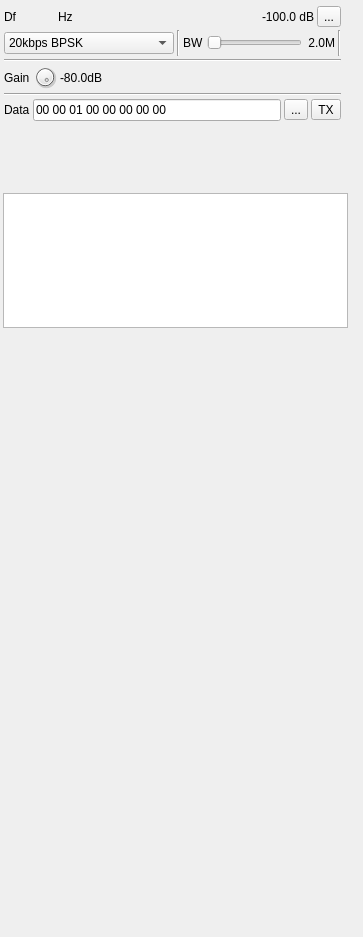
<?xml version="1.0" encoding="UTF-8"?>
<ui version="4.0">
 <class>IEEE_802_15_4_ModGUI</class>
 <widget class="RollupWidget" name="IEEE_802_15_4_ModGUI">
  <property name="geometry">
   <rect>
    <x>0</x>
    <y>0</y>
    <width>363</width>
    <height>937</height>
   </rect>
  </property>
  <property name="sizePolicy">
   <sizepolicy hsizetype="MinimumExpanding" vsizetype="Preferred">
    <horstretch>0</horstretch>
    <verstretch>0</verstretch>
   </sizepolicy>
  </property>
  <property name="minimumSize">
   <size>
    <width>0</width>
    <height>0</height>
   </size>
  </property>
  <property name="font">
   <font>
    <family>Liberation Sans</family>
    <pointsize>9</pointsize>
   </font>
  </property>
  <property name="focusPolicy">
   <enum>Qt::StrongFocus</enum>
  </property>
  <property name="windowTitle">
   <string>802.15.4 Modulator</string>
  </property>
  <widget class="QWidget" name="settingsContainer" native="true">
   <property name="enabled">
    <bool>true</bool>
   </property>
   <property name="geometry">
    <rect>
     <x>2</x>
     <y>2</y>
     <width>341</width>
     <height>121</height>
    </rect>
   </property>
   <property name="minimumSize">
    <size>
     <width>280</width>
     <height>0</height>
    </size>
   </property>
   <property name="windowTitle">
    <string>Settings</string>
   </property>
   <layout class="QVBoxLayout" name="verticalLayout">
    <property name="spacing">
     <number>3</number>
    </property>
    <property name="leftMargin">
     <number>2</number>
    </property>
    <property name="topMargin">
     <number>2</number>
    </property>
    <property name="rightMargin">
     <number>2</number>
    </property>
    <property name="bottomMargin">
     <number>2</number>
    </property>
    <item>
     <layout class="QHBoxLayout" name="deltaFreqPowLayout">
      <property name="topMargin">
       <number>2</number>
      </property>
      <item>
       <layout class="QHBoxLayout" name="deltaFrequencyLayout">
        <item>
         <widget class="QLabel" name="deltaFrequencyLabel">
          <property name="minimumSize">
           <size>
            <width>16</width>
            <height>0</height>
           </size>
          </property>
          <property name="text">
           <string>Df</string>
          </property>
         </widget>
        </item>
        <item>
         <widget class="ValueDialZ" name="deltaFrequency" native="true">
          <property name="sizePolicy">
           <sizepolicy hsizetype="Maximum" vsizetype="Maximum">
            <horstretch>0</horstretch>
            <verstretch>0</verstretch>
           </sizepolicy>
          </property>
          <property name="minimumSize">
           <size>
            <width>32</width>
            <height>16</height>
           </size>
          </property>
          <property name="font">
           <font>
            <family>Liberation Mono</family>
            <pointsize>12</pointsize>
           </font>
          </property>
          <property name="cursor">
           <cursorShape>PointingHandCursor</cursorShape>
          </property>
          <property name="focusPolicy">
           <enum>Qt::StrongFocus</enum>
          </property>
          <property name="toolTip">
           <string>Demod shift frequency from center in Hz</string>
          </property>
         </widget>
        </item>
        <item>
         <widget class="QLabel" name="deltaUnits">
          <property name="text">
           <string>Hz </string>
          </property>
         </widget>
        </item>
        <item>
         <spacer name="horizontalSpacer">
          <property name="orientation">
           <enum>Qt::Horizontal</enum>
          </property>
          <property name="sizeHint" stdset="0">
           <size>
            <width>40</width>
            <height>20</height>
           </size>
          </property>
         </spacer>
        </item>
        <item>
         <widget class="QLabel" name="channelPower">
          <property name="minimumSize">
           <size>
            <width>60</width>
            <height>0</height>
           </size>
          </property>
          <property name="toolTip">
           <string>Channel power</string>
          </property>
          <property name="layoutDirection">
           <enum>Qt::RightToLeft</enum>
          </property>
          <property name="text">
           <string>-100.0 dB</string>
          </property>
          <property name="alignment">
           <set>Qt::AlignRight|Qt::AlignTrailing|Qt::AlignVCenter</set>
          </property>
         </widget>
        </item>
       </layout>
      </item>
      <item>
       <widget class="QToolButton" name="channelMute">
        <property name="toolTip">
         <string>Mute/Unmute channel</string>
        </property>
        <property name="text">
         <string>...</string>
        </property>
        <property name="icon">
         <iconset resource="../../../sdrgui/resources/res.qrc">
          <normaloff>:/txon.png</normaloff>
          <normalon>:/txoff.png</normalon>:/txon.png</iconset>
        </property>
        <property name="checkable">
         <bool>true</bool>
        </property>
       </widget>
      </item>
     </layout>
    </item>
    <item>
     <layout class="QHBoxLayout" name="rfBandwidthLayout">
      <item>
       <widget class="QComboBox" name="phy">
        <property name="minimumSize">
         <size>
          <width>170</width>
          <height>0</height>
         </size>
        </property>
        <property name="maximumSize">
         <size>
          <width>60</width>
          <height>16777215</height>
         </size>
        </property>
        <property name="toolTip">
         <string>PHY bitrate and modulation</string>
        </property>
        <property name="currentText">
         <string>20kbps BPSK</string>
        </property>
        <item>
         <property name="text">
          <string>20kbps BPSK</string>
         </property>
        </item>
        <item>
         <property name="text">
          <string>40kbps BPSK</string>
         </property>
        </item>
        <item>
         <property name="text">
          <string>100kbps &lt;1GHz O-QPSK</string>
         </property>
        </item>
        <item>
         <property name="text">
          <string>250kbps &lt;1GHz O-QPSK (Sine)</string>
         </property>
        </item>
        <item>
         <property name="text">
          <string>250kbps &lt;1GHz O-QPSK (RC)</string>
         </property>
        </item>
        <item>
         <property name="text">
          <string>250kbps &gt;2GHz O-QPSK</string>
         </property>
        </item>
       </widget>
      </item>
      <item>
       <widget class="Line" name="line_2">
        <property name="orientation">
         <enum>Qt::Vertical</enum>
        </property>
       </widget>
      </item>
      <item>
       <widget class="QLabel" name="rfBWLabel">
        <property name="text">
         <string>BW</string>
        </property>
       </widget>
      </item>
      <item>
       <widget class="QSlider" name="rfBW">
        <property name="sizePolicy">
         <sizepolicy hsizetype="Expanding" vsizetype="Minimum">
          <horstretch>0</horstretch>
          <verstretch>0</verstretch>
         </sizepolicy>
        </property>
        <property name="minimumSize">
         <size>
          <width>0</width>
          <height>0</height>
         </size>
        </property>
        <property name="toolTip">
         <string>RF bandwidth</string>
        </property>
        <property name="minimum">
         <number>300</number>
        </property>
        <property name="maximum">
         <number>10000</number>
        </property>
        <property name="singleStep">
         <number>100</number>
        </property>
        <property name="pageStep">
         <number>100</number>
        </property>
        <property name="value">
         <number>300</number>
        </property>
        <property name="orientation">
         <enum>Qt::Horizontal</enum>
        </property>
       </widget>
      </item>
      <item>
       <widget class="QLabel" name="rfBWText">
        <property name="minimumSize">
         <size>
          <width>30</width>
          <height>0</height>
         </size>
        </property>
        <property name="text">
         <string>2.0M</string>
        </property>
        <property name="alignment">
         <set>Qt::AlignRight|Qt::AlignTrailing|Qt::AlignVCenter</set>
        </property>
       </widget>
      </item>
      <item>
       <widget class="Line" name="line_3">
        <property name="orientation">
         <enum>Qt::Vertical</enum>
        </property>
       </widget>
      </item>
     </layout>
    </item>
    <item>
     <widget class="Line" name="line_5">
      <property name="orientation">
       <enum>Qt::Horizontal</enum>
      </property>
     </widget>
    </item>
    <item>
     <layout class="QHBoxLayout" name="volumeLayout">
      <item>
       <widget class="QLabel" name="gainLabel">
        <property name="text">
         <string>Gain</string>
        </property>
       </widget>
      </item>
      <item>
       <widget class="QDial" name="gain">
        <property name="maximumSize">
         <size>
          <width>24</width>
          <height>24</height>
         </size>
        </property>
        <property name="toolTip">
         <string>Gain</string>
        </property>
        <property name="minimum">
         <number>-60</number>
        </property>
        <property name="maximum">
         <number>0</number>
        </property>
        <property name="singleStep">
         <number>5</number>
        </property>
        <property name="pageStep">
         <number>1</number>
        </property>
        <property name="value">
         <number>0</number>
        </property>
       </widget>
      </item>
      <item>
       <widget class="QLabel" name="gainText">
        <property name="minimumSize">
         <size>
          <width>30</width>
          <height>0</height>
         </size>
        </property>
        <property name="toolTip">
         <string>Audio input gain value</string>
        </property>
        <property name="statusTip">
         <string/>
        </property>
        <property name="text">
         <string>-80.0dB</string>
        </property>
        <property name="alignment">
         <set>Qt::AlignRight|Qt::AlignTrailing|Qt::AlignVCenter</set>
        </property>
       </widget>
      </item>
      <item>
       <widget class="LevelMeterVU" name="volumeMeter" native="true">
        <property name="sizePolicy">
         <sizepolicy hsizetype="Expanding" vsizetype="Preferred">
          <horstretch>0</horstretch>
          <verstretch>0</verstretch>
         </sizepolicy>
        </property>
        <property name="font">
         <font>
          <family>Liberation Mono</family>
          <pointsize>8</pointsize>
         </font>
        </property>
        <property name="toolTip">
         <string>Level (% full range) top trace: average, bottom trace: instantaneous peak, tip: peak hold</string>
        </property>
       </widget>
      </item>
     </layout>
    </item>
    <item>
     <widget class="Line" name="line_4">
      <property name="orientation">
       <enum>Qt::Horizontal</enum>
      </property>
     </widget>
    </item>
    <item>
     <layout class="QHBoxLayout" name="frameDataLayout">
      <item>
       <widget class="QLabel" name="label">
        <property name="layoutDirection">
         <enum>Qt::LeftToRight</enum>
        </property>
        <property name="text">
         <string>Data</string>
        </property>
       </widget>
      </item>
      <item>
       <widget class="QLineEdit" name="frame">
        <property name="toolTip">
         <string>Enter data to transmit as a series of hex bytes.</string>
        </property>
        <property name="text">
         <string>00 00 01 00 00 00 00 00</string>
        </property>
        <property name="maxLength">
         <number>256</number>
        </property>
       </widget>
      </item>
      <item>
       <widget class="ButtonSwitch" name="repeat">
        <property name="toolTip">
         <string>Repeatedly transmit the frame. Right click for additional settings.</string>
        </property>
        <property name="text">
         <string>...</string>
        </property>
        <property name="icon">
         <iconset resource="../../../sdrgui/resources/res.qrc">
          <normaloff>:/playloop.png</normaloff>:/playloop.png</iconset>
        </property>
       </widget>
      </item>
      <item>
       <widget class="QToolButton" name="txButton">
        <property name="toolTip">
         <string>Press to transmit the frame</string>
        </property>
        <property name="text">
         <string>TX</string>
        </property>
       </widget>
      </item>
     </layout>
    </item>
   </layout>
  </widget>
  <widget class="QWidget" name="logContainer" native="true">
   <property name="geometry">
    <rect>
     <x>0</x>
     <y>190</y>
     <width>351</width>
     <height>141</height>
    </rect>
   </property>
   <property name="windowTitle">
    <string>Transmitted Frames</string>
   </property>
   <layout class="QVBoxLayout" name="verticalLayout">
    <property name="spacing">
     <number>2</number>
    </property>
    <property name="leftMargin">
     <number>3</number>
    </property>
    <property name="topMargin">
     <number>3</number>
    </property>
    <property name="rightMargin">
     <number>3</number>
    </property>
    <property name="bottomMargin">
     <number>3</number>
    </property>
    <item>
     <widget class="QPlainTextEdit" name="transmittedText">
      <property name="readOnly">
       <bool>true</bool>
      </property>
     </widget>
    </item>
   </layout>
  </widget>
  <widget class="QWidget" name="scopeContainer" native="true">
   <property name="geometry">
    <rect>
     <x>0</x>
     <y>340</y>
     <width>351</width>
     <height>284</height>
    </rect>
   </property>
   <property name="windowTitle">
    <string>Baseband Waveform</string>
   </property>
   <layout class="QVBoxLayout" name="verticalLayout_2">
    <property name="spacing">
     <number>2</number>
    </property>
    <property name="leftMargin">
     <number>3</number>
    </property>
    <property name="topMargin">
     <number>3</number>
    </property>
    <property name="rightMargin">
     <number>3</number>
    </property>
    <property name="bottomMargin">
     <number>3</number>
    </property>
    <item>
     <widget class="GLScope" name="glScope" native="true">
      <property name="minimumSize">
       <size>
        <width>200</width>
        <height>250</height>
       </size>
      </property>
      <property name="font">
       <font>
        <family>Liberation Mono</family>
        <pointsize>8</pointsize>
       </font>
      </property>
     </widget>
    </item>
    <item>
     <widget class="GLScopeGUI" name="scopeGUI" native="true"/>
    </item>
   </layout>
  </widget>
  <widget class="QWidget" name="spectrumContainer" native="true">
   <property name="geometry">
    <rect>
     <x>0</x>
     <y>630</y>
     <width>351</width>
     <height>284</height>
    </rect>
   </property>
   <property name="windowTitle">
    <string>Baseband Spectrum</string>
   </property>
   <layout class="QVBoxLayout" name="verticalLayout">
    <property name="spacing">
     <number>2</number>
    </property>
    <property name="leftMargin">
     <number>3</number>
    </property>
    <property name="topMargin">
     <number>3</number>
    </property>
    <property name="rightMargin">
     <number>3</number>
    </property>
    <property name="bottomMargin">
     <number>3</number>
    </property>
    <item>
     <widget class="GLSpectrum" name="glSpectrum" native="true">
      <property name="minimumSize">
       <size>
        <width>200</width>
        <height>250</height>
       </size>
      </property>
      <property name="font">
       <font>
        <family>Liberation Mono</family>
        <pointsize>8</pointsize>
       </font>
      </property>
     </widget>
    </item>
    <item>
     <widget class="GLSpectrumGUI" name="spectrumGUI" native="true"/>
    </item>
   </layout>
  </widget>
 </widget>
 <customwidgets>
  <customwidget>
   <class>ButtonSwitch</class>
   <extends>QToolButton</extends>
   <header>gui/buttonswitch.h</header>
  </customwidget>
  <customwidget>
   <class>RollupWidget</class>
   <extends>QWidget</extends>
   <header>gui/rollupwidget.h</header>
   <container>1</container>
  </customwidget>
  <customwidget>
   <class>ValueDialZ</class>
   <extends>QWidget</extends>
   <header>gui/valuedialz.h</header>
   <container>1</container>
  </customwidget>
  <customwidget>
   <class>GLScope</class>
   <extends>QWidget</extends>
   <header>gui/glscope.h</header>
   <container>1</container>
  </customwidget>
  <customwidget>
   <class>GLScopeGUI</class>
   <extends>QWidget</extends>
   <header>gui/glscopegui.h</header>
   <container>1</container>
  </customwidget>
  <customwidget>
   <class>GLSpectrum</class>
   <extends>QWidget</extends>
   <header>gui/glspectrum.h</header>
   <container>1</container>
  </customwidget>
  <customwidget>
   <class>GLSpectrumGUI</class>
   <extends>QWidget</extends>
   <header>gui/glspectrumgui.h</header>
   <container>1</container>
  </customwidget>
  <customwidget>
   <class>LevelMeterVU</class>
   <extends>QWidget</extends>
   <header>gui/levelmeter.h</header>
   <container>1</container>
  </customwidget>
 </customwidgets>
 <tabstops>
  <tabstop>deltaFrequency</tabstop>
  <tabstop>channelMute</tabstop>
  <tabstop>phy</tabstop>
  <tabstop>rfBW</tabstop>
  <tabstop>gain</tabstop>
  <tabstop>frame</tabstop>
  <tabstop>repeat</tabstop>
  <tabstop>txButton</tabstop>
  <tabstop>transmittedText</tabstop>
 </tabstops>
 <resources>
  <include location="../../../sdrgui/resources/res.qrc"/>
 </resources>
 <connections/>
</ui>
